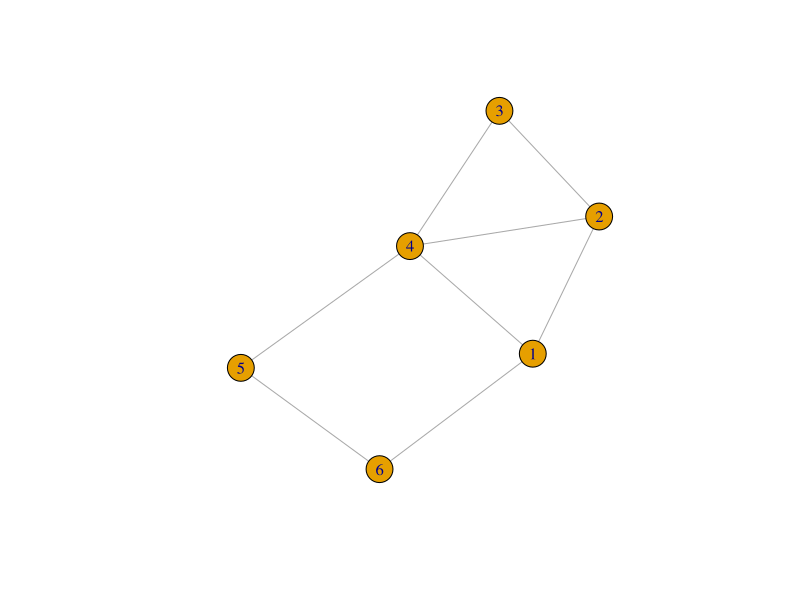

Write R code to recreate this figure.
library(igraph)

# Vo Huong
help(graph)
a = make_graph(c(1, 2, 2, 3, 3, 4, 5, 6, 4,1, 2,4, 4,5, 6,1), directed = FALSE)
plot(a)
